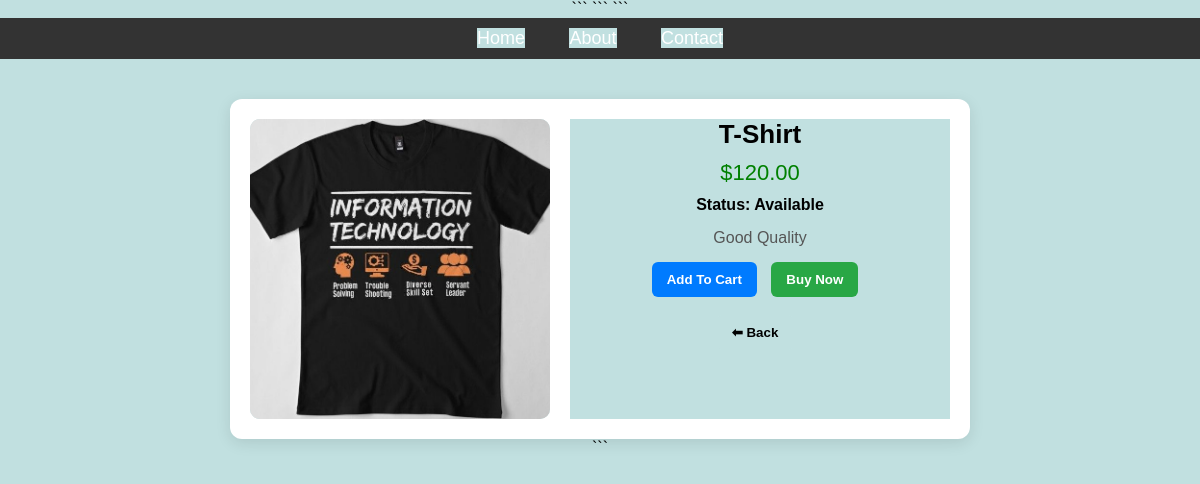
Page /newapp/product/4/ on the committed database.
### newApp/models.py (models this page shows, shortened)
class Product (models.Model):
    PRODUCT_STATUS=(
        ('available', 'Available'),
        ('unavailable', 'Unavailable'),
        ('out_of_stock', 'Out of Stock'),
        ('discontinued', 'Discontinued'),
    )
    name = models.CharField(max_length=100)
    price=models.DecimalField(max_digits=10, decimal_places=2)
    image=models.ImageField(upload_to='products/')
    description=models.TextField()
    created_at = models.DateTimeField(default= timezone.now)
    status = models.CharField(max_length=20, choices = PRODUCT_STATUS, default='available')

### newApp/views.py (the view)
# urls.py: path('product/<int:id>/', views.product_details, name='product_details'),
def product_details(request,id):
    product = get_object_or_404(Product, id=id)
    return render(request, 'newApp/product_details.html', {'product': product})

### newApp/templates/newApp/product_details.html (shortened to what this page needs)
{% extends "website/layout.html" %}
{% block content %}
<div class="detail-container">
    <div class="detail-card">
        <img src="{{ product.image.url }}" alt="{{ product.name }}">
        <div class="detail-info">
            <div class="detail-title">{{ product.name }}</div>
            <div class="detail-price">${{ product.price }}</div>
            <div class="status">
                Status: {{ product.status }}
            </div>
            <div class="detail-desc">
                {{ product.description }}
            </div>
            <div>
                <button class="btn cart-btn">Add to Cart</button>
                {% if product.status == 'available' %}
                    <button class="btn buy-btn">Buy Now</button>
                {% else %}
                    <button class="btn buy-btn disabled" disabled>
                        Not Available
                    </button>
                {% endif %}
            </div>
            <br>
            <a href="{% url 'app' %}">
                <button class="btn">⬅ Back</button>
            </a>
        </div>
    </div>
</div>
{% endblock %}

### static/styles.css (style rules this page uses)
* { background-color: rgb(193, 224, 224); text-align: center; text-transform: capitalize; }

### templates/website/layout.html (style rules this page uses)
body { background-color: rgb(193, 224, 224); text-align: center; text-transform: capitalize; margin: 0; font-family: Arial, sans-serif; }

### newApp/templates/newApp/product_details.html (style rules this page uses)
.detail-container { display: flex; justify-content: center; margin-top: 40px; }
.detail-card { width: 700px; display: flex; gap: 20px; background: white; padding: 20px; border-radius: 12px; box-shadow: 0 4px 15px rgba(0,0,0,0.1); }
.detail-card img { width: 300px; height: 300px; object-fit: cover; border-radius: 10px; }
.detail-info { flex: 1; }
.detail-title { font-size: 26px; font-weight: bold; }
.detail-price { color: green; font-size: 22px; margin: 10px 0; }
.detail-desc { color: #555; margin-bottom: 15px; }
.status { font-weight: bold; margin-bottom: 15px; }
.btn { padding: 10px 15px; border: none; border-radius: 6px; cursor: pointer; margin-right: 10px; font-weight: bold; }
.cart-btn { background: #007bff; color: white; }
.buy-btn { background: #28a745; color: white; }

### rows in the picture
Product: image (picture), name "T-Shirt", price "120.00", status "Available", description "Good Quality"
